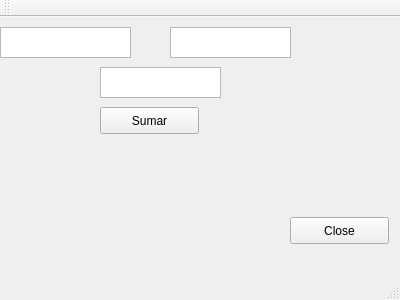
<?xml version="1.0" encoding="UTF-8"?>
<ui version="4.0">
 <class>MainWindow</class>
 <widget class="QMainWindow" name="MainWindow">
  <property name="geometry">
   <rect>
    <x>0</x>
    <y>0</y>
    <width>400</width>
    <height>300</height>
   </rect>
  </property>
  <property name="windowTitle">
   <string>MainWindow</string>
  </property>
  <widget class="QWidget" name="centralWidget">
   <widget class="QPlainTextEdit" name="A">
    <property name="geometry">
     <rect>
      <x>0</x>
      <y>10</y>
      <width>131</width>
      <height>31</height>
     </rect>
    </property>
   </widget>
   <widget class="QPlainTextEdit" name="B">
    <property name="geometry">
     <rect>
      <x>170</x>
      <y>10</y>
      <width>121</width>
      <height>31</height>
     </rect>
    </property>
   </widget>
   <widget class="QPlainTextEdit" name="C">
    <property name="geometry">
     <rect>
      <x>100</x>
      <y>50</y>
      <width>121</width>
      <height>31</height>
     </rect>
    </property>
   </widget>
   <widget class="QPushButton" name="ClosepushButton">
    <property name="geometry">
     <rect>
      <x>290</x>
      <y>200</y>
      <width>99</width>
      <height>27</height>
     </rect>
    </property>
    <property name="text">
     <string>Close</string>
    </property>
   </widget>
   <widget class="QPushButton" name="SumarpushButton">
    <property name="geometry">
     <rect>
      <x>100</x>
      <y>90</y>
      <width>99</width>
      <height>27</height>
     </rect>
    </property>
    <property name="text">
     <string>Sumar</string>
    </property>
   </widget>
  </widget>
  <widget class="QMenuBar" name="menuBar">
   <property name="geometry">
    <rect>
     <x>0</x>
     <y>0</y>
     <width>400</width>
     <height>25</height>
    </rect>
   </property>
  </widget>
  <widget class="QToolBar" name="mainToolBar">
   <attribute name="toolBarArea">
    <enum>TopToolBarArea</enum>
   </attribute>
   <attribute name="toolBarBreak">
    <bool>false</bool>
   </attribute>
  </widget>
  <widget class="QStatusBar" name="statusBar"/>
 </widget>
 <layoutdefault spacing="6" margin="11"/>
 <resources/>
 <connections>
  <connection>
   <sender>ClosepushButton</sender>
   <signal>clicked()</signal>
   <receiver>MainWindow</receiver>
   <slot>close()</slot>
   <hints>
    <hint type="sourcelabel">
     <x>323</x>
     <y>242</y>
    </hint>
    <hint type="destinationlabel">
     <x>246</x>
     <y>251</y>
    </hint>
   </hints>
  </connection>
 </connections>
</ui>
